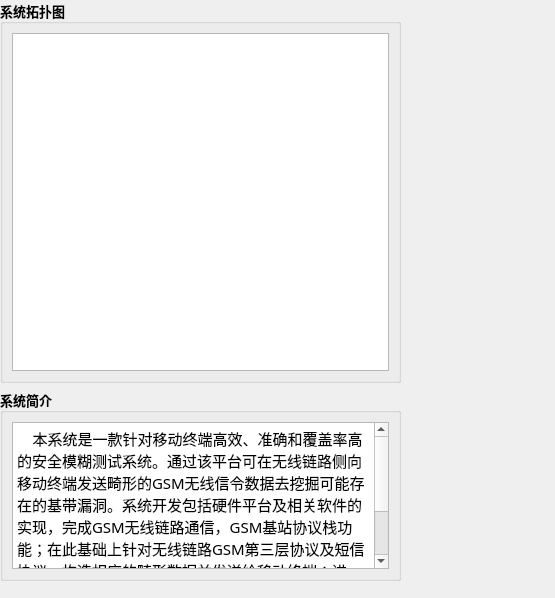
<?xml version="1.0" encoding="UTF-8"?>
<ui version="4.0">
 <class>aboutD</class>
 <widget class="QDialog" name="aboutD">
  <property name="geometry">
   <rect>
    <x>0</x>
    <y>0</y>
    <width>555</width>
    <height>598</height>
   </rect>
  </property>
  <property name="sizePolicy">
   <sizepolicy hsizetype="Maximum" vsizetype="Maximum">
    <horstretch>0</horstretch>
    <verstretch>0</verstretch>
   </sizepolicy>
  </property>
  <property name="maximumSize">
   <size>
    <width>1003</width>
    <height>600</height>
   </size>
  </property>
  <property name="windowTitle">
   <string>系统简介</string>
  </property>
  <property name="windowIcon">
   <iconset resource="img.qrc">
    <normaloff>:/img1/logo1.png</normaloff>:/img1/logo1.png</iconset>
  </property>
  <widget class="QWidget" name="horizontalLayoutWidget">
   <property name="geometry">
    <rect>
     <x>0</x>
     <y>0</y>
     <width>401</width>
     <height>581</height>
    </rect>
   </property>
   <layout class="QVBoxLayout" name="verticalLayout">
    <item>
     <widget class="QGroupBox" name="groupBox2">
      <property name="sizePolicy">
       <sizepolicy hsizetype="Expanding" vsizetype="Expanding">
        <horstretch>0</horstretch>
        <verstretch>2</verstretch>
       </sizepolicy>
      </property>
      <property name="font">
       <font>
        <family>微软雅黑</family>
        <pointsize>10</pointsize>
        <weight>75</weight>
        <bold>true</bold>
       </font>
      </property>
      <property name="title">
       <string>系统拓扑图</string>
      </property>
      <property name="flat">
       <bool>false</bool>
      </property>
      <property name="checkable">
       <bool>false</bool>
      </property>
      <layout class="QGridLayout" name="gridLayout">
       <item row="1" column="0">
        <widget class="QTextEdit" name="texttupian">
         <property name="readOnly">
          <bool>true</bool>
         </property>
         <property name="html">
          <string>&lt;!DOCTYPE HTML PUBLIC &quot;-//W3C//DTD HTML 4.0//EN&quot; &quot;http://www.w3.org/TR/REC-html40/strict.dtd&quot;&gt;
&lt;html&gt;&lt;head&gt;&lt;meta name=&quot;qrichtext&quot; content=&quot;1&quot; /&gt;&lt;style type=&quot;text/css&quot;&gt;
p, li { white-space: pre-wrap; }
&lt;/style&gt;&lt;/head&gt;&lt;body style=&quot; font-family:'微软雅黑'; font-size:10pt; font-weight:600; font-style:normal;&quot;&gt;
&lt;p style=&quot; margin-top:0px; margin-bottom:0px; margin-left:0px; margin-right:0px; -qt-block-indent:0; text-indent:0px;&quot;&gt;&lt;img src=&quot;:/img1/pic.png&quot; /&gt;&lt;/p&gt;&lt;/body&gt;&lt;/html&gt;</string>
         </property>
        </widget>
       </item>
      </layout>
     </widget>
    </item>
    <item>
     <widget class="QGroupBox" name="groupBox1">
      <property name="enabled">
       <bool>true</bool>
      </property>
      <property name="sizePolicy">
       <sizepolicy hsizetype="Expanding" vsizetype="Expanding">
        <horstretch>0</horstretch>
        <verstretch>1</verstretch>
       </sizepolicy>
      </property>
      <property name="font">
       <font>
        <family>微软雅黑</family>
        <pointsize>10</pointsize>
        <weight>75</weight>
        <bold>true</bold>
       </font>
      </property>
      <property name="title">
       <string>系统简介</string>
      </property>
      <layout class="QGridLayout" name="gridLayout_2">
       <item row="0" column="0">
        <widget class="QTextEdit" name="textjianjie">
         <property name="font">
          <font>
           <weight>50</weight>
           <bold>false</bold>
          </font>
         </property>
         <property name="readOnly">
          <bool>true</bool>
         </property>
         <property name="html">
          <string>&lt;!DOCTYPE HTML PUBLIC &quot;-//W3C//DTD HTML 4.0//EN&quot; &quot;http://www.w3.org/TR/REC-html40/strict.dtd&quot;&gt;
&lt;html&gt;&lt;head&gt;&lt;meta name=&quot;qrichtext&quot; content=&quot;1&quot; /&gt;&lt;style type=&quot;text/css&quot;&gt;
p, li { white-space: pre-wrap; }
&lt;/style&gt;&lt;/head&gt;&lt;body style=&quot; font-family:'微软雅黑'; font-size:10pt; font-weight:400; font-style:normal;&quot;&gt;
&lt;p style=&quot; margin-top:0px; margin-bottom:0px; margin-left:0px; margin-right:0px; -qt-block-indent:0; text-indent:0px;&quot;&gt;&lt;span style=&quot; font-family:'宋体'; font-size:11pt;&quot;&gt;    本系统是一款针对移动终端高效、准确和覆盖率高的安全模糊测试系统。通过该平台可在无线链路侧向移动终端发送畸形的&lt;/span&gt;&lt;span style=&quot; font-family:'Times New Roman,serif'; font-size:11pt;&quot;&gt;GSM&lt;/span&gt;&lt;span style=&quot; font-family:'宋体'; font-size:11pt;&quot;&gt;无线信令数据去挖掘可能存在的基带漏洞。系统开发包括硬件平台及相关软件的实现，完成&lt;/span&gt;&lt;span style=&quot; font-family:'Times New Roman,serif'; font-size:11pt;&quot;&gt;GSM&lt;/span&gt;&lt;span style=&quot; font-family:'宋体'; font-size:11pt;&quot;&gt;无线链路通信，&lt;/span&gt;&lt;span style=&quot; font-family:'Times New Roman,serif'; font-size:11pt;&quot;&gt;GSM&lt;/span&gt;&lt;span style=&quot; font-family:'宋体'; font-size:11pt;&quot;&gt;基站协议栈功能；在此基础上针对无线链路&lt;/span&gt;&lt;span style=&quot; font-family:'Times New Roman,serif'; font-size:11pt;&quot;&gt;GSM&lt;/span&gt;&lt;span style=&quot; font-family:'宋体'; font-size:11pt;&quot;&gt;第三层协议及短信协议，构造相应的畸形数据并发送给移动终端；进一步的，开发一款应用软件实时监测移动终端基带处理器的运行情况，最终完成安全模糊测试并且给出测试报告。&lt;/span&gt;&lt;/p&gt;&lt;/body&gt;&lt;/html&gt;</string>
         </property>
        </widget>
       </item>
      </layout>
     </widget>
    </item>
   </layout>
  </widget>
 </widget>
 <resources>
  <include location="img.qrc"/>
 </resources>
 <connections/>
</ui>
